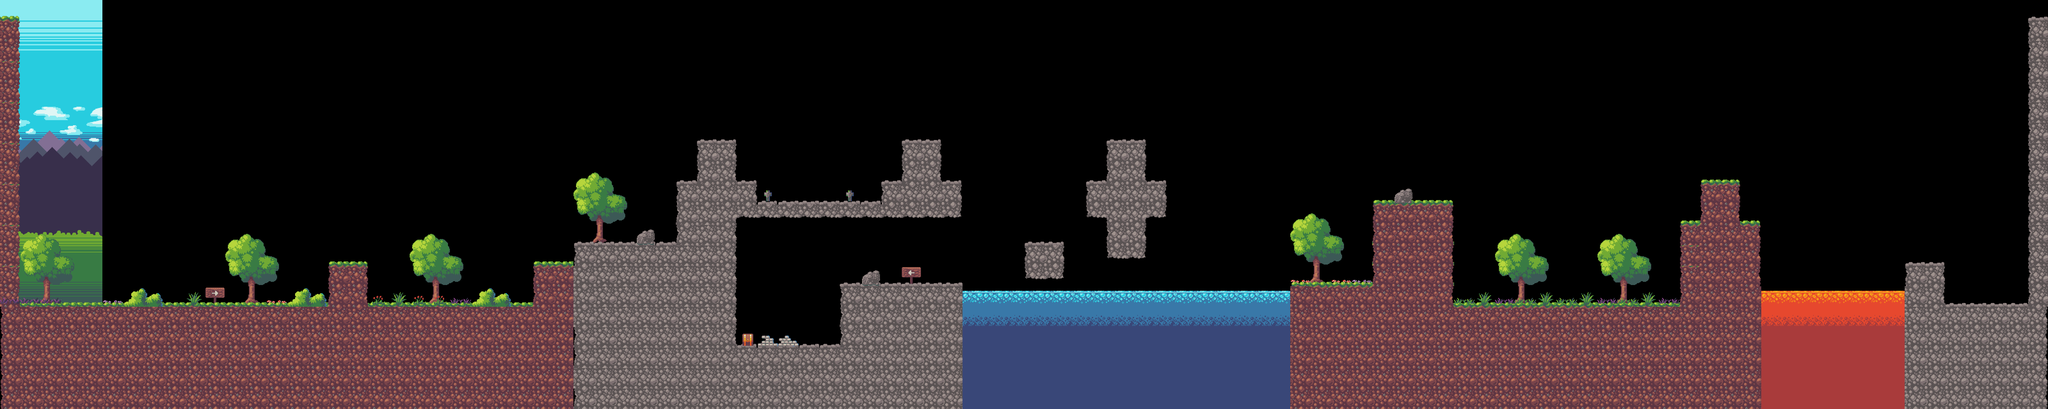

Tiled map render using the project's own tile images. Description and the map definition, with tile-layer contents summarised, below:
An orthogonal 100x20 tile map with 64x64 px tiles, 3 tile layers (BackdroungTiles, PlatformTiles, ForegroundTiles), 2 tilesets, 1 image layer.

<map version="1.9" tiledversion="1.9.2" orientation="orthogonal" renderorder="left-down" width="100" height="20" tilewidth="64" tileheight="64" infinite="0" nextlayerid="6" nextobjectid="1">
 <tileset firstgid="1" source="Tileset/Map_tileset.tsx" />
 <tileset firstgid="301" source="Tileset/Map_decor.tsx" />
 <imagelayer id="2" name="Background" locked="1" parallaxx="0" parallaxy="0.3" repeatx="1">
  <image source="Background/Background.png" width="320" height="960" />
 </imagelayer>
 <layer id="5" name="BackdroungTiles" width="100" height="20" locked="1">
  <data>[2000 cells, 79 non-empty, 13 distinct tile ids]</data>
 </layer>
 <layer id="1" name="PlatformTiles" width="100" height="20" locked="1">
  <data>[2000 cells, 814 non-empty, 65 distinct tile ids]</data>
 </layer>
 <objectgroup id="4" name="Objects" visible="0" locked="1" />
 <layer id="3" name="ForegroundTiles" width="100" height="20" locked="1">
  <data>[2000 cells, 39 non-empty, 13 distinct tile ids]</data>
 </layer>
</map>
